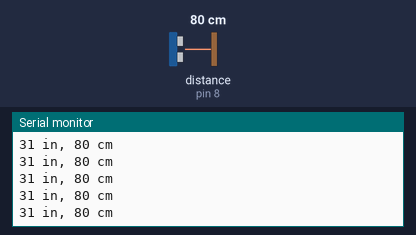
Recording of a sketch running on a simulated Arduino Uno, built with avr-gcc and run on an emulated ATmega328P. Parts: the last lines printed to the serial monitor. Wiring (inferred from the names in the program): ultrasonic range finder: trigger pin 7; echo pin 8. Inputs (shaded band) come from the test bench; at power-on: distance to the obstacle (sensor on pin 8) 80 cm. The echo pulse lasts 58.3 µs per cm.

Above: at 1.2 s.
1.3 s: distance to the obstacle (sensor on pin 8) set to 2 cm
At 1.38 s:
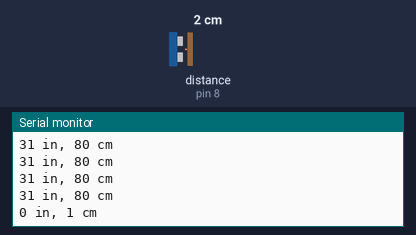
4.3 s: distance to the obstacle (sensor on pin 8) set to 4 cm
At 4.3 s:
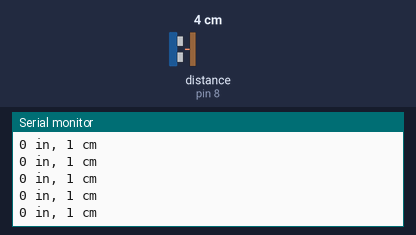
5.8 s: distance to the obstacle (sensor on pin 8) set to 35 cm
At 5.82 s:
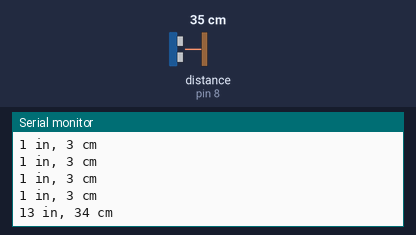
Timing chart, 0 to 8.8 s (numbered marks = the images above; inputs shaded):
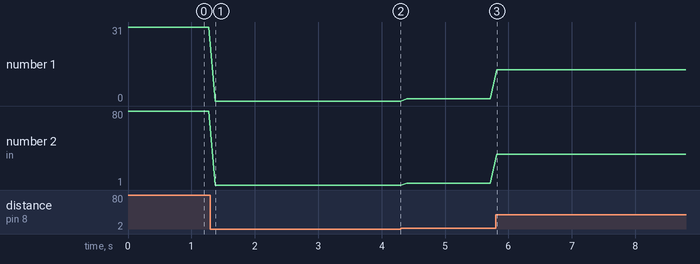

The sketch:

Getting_Started_With_UltraSonicSensor.ino
```cpp
#define trigPin 7
#define echoPin 8

void setup() {
  Serial.begin(9600);          // Initialize serial communication at 9600 bps
  pinMode(trigPin, OUTPUT);     // Set trigPin as an output
  pinMode(echoPin, INPUT);      // Set echoPin as an input
}

void loop() {
  long duration, inches, cm;

  // Trigger the ultrasonic burst
  digitalWrite(trigPin, LOW);
  delayMicroseconds(2);
  digitalWrite(trigPin, HIGH);
  delayMicroseconds(10);
  digitalWrite(trigPin, LOW);

  // Measure the time it takes for the echo to return
  duration = pulseIn(echoPin, HIGH);

  // Convert duration to inches and centimeters
  inches = microsecondsToInches(duration);
  cm = microsecondsToCentimeters(duration);

  // Print the distance to the Serial Monitor
  Serial.print(inches);
  Serial.print(" in, ");
  Serial.print(cm);
  Serial.print(" cm");
  Serial.println();

  delay(100);  // Short delay before repeating the loop
}

// Function to convert microseconds to inches
long microsecondsToInches(long microseconds) {
  return microseconds / 74 / 2;   // Speed of sound in air (inches per microsecond)
}

// Function to convert microseconds to centimeters
long microsecondsToCentimeters(long microseconds) {
  return microseconds / 29 / 2;   // Speed of sound in air (cm per microsecond)
}
```

Measured:
- after the input at 1.3 s, the serial monitor: prints a new line after 0.07 s (image 1)
- after the input at 5.8 s, the serial monitor: prints a new line at once (image 3)
- plotted number 1: 31 → 0 after the input at 1.3 s, 1 → 13 after the input at 5.8 s
- plotted number 2: 80 → 1 after the input at 1.3 s, 1 → 3 after the input at 4.3 s, 3 → 34 after the input at 5.8 s
